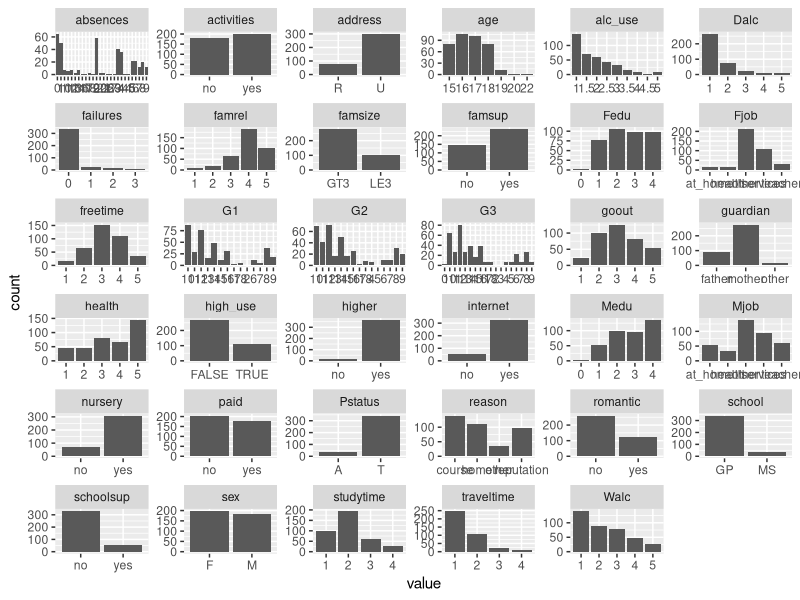
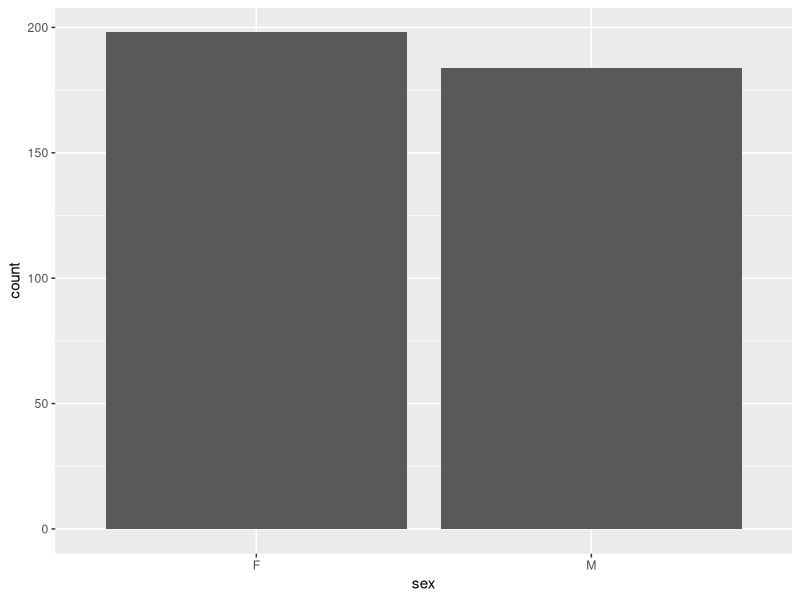
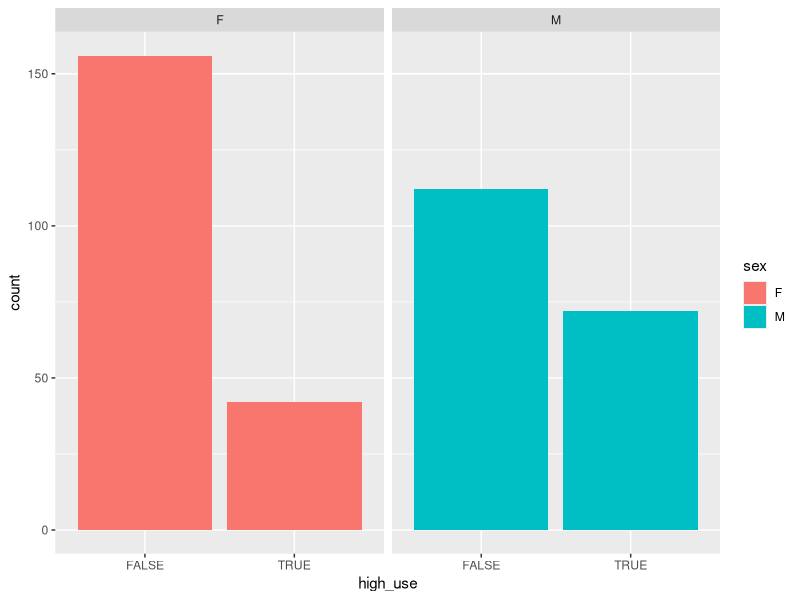
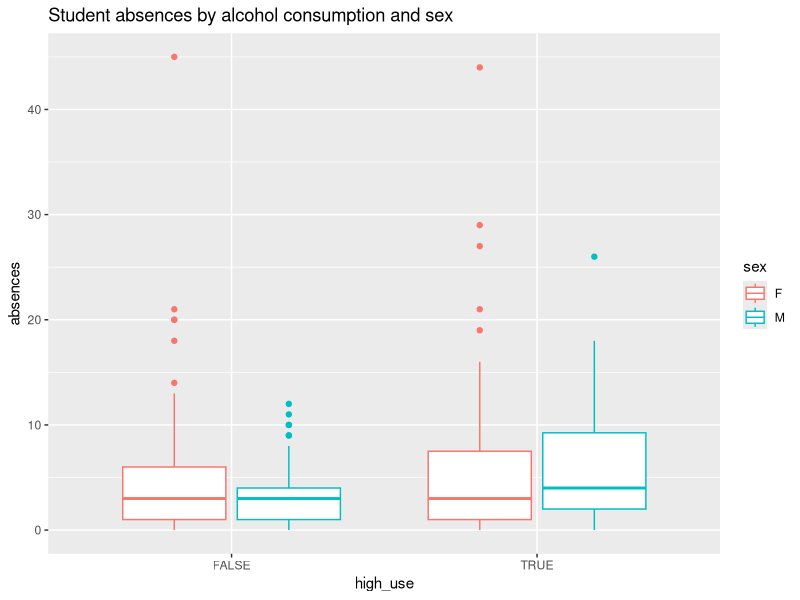
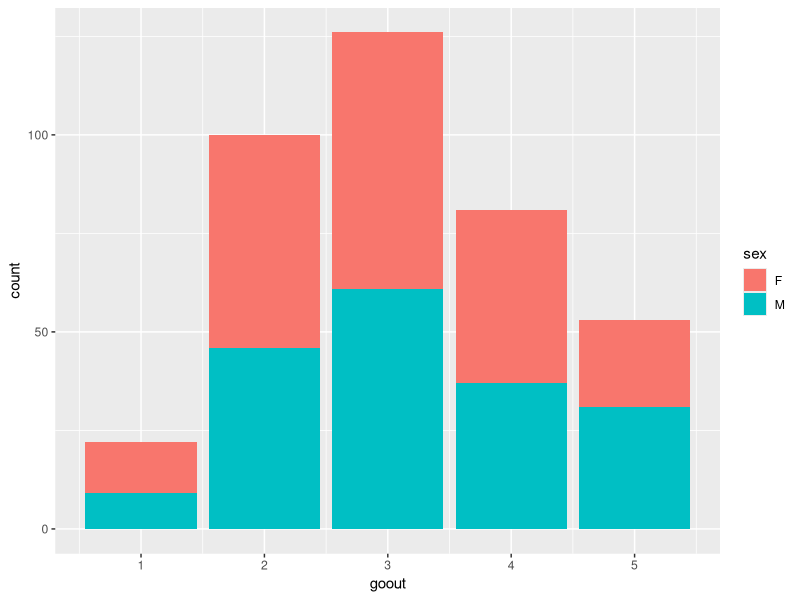
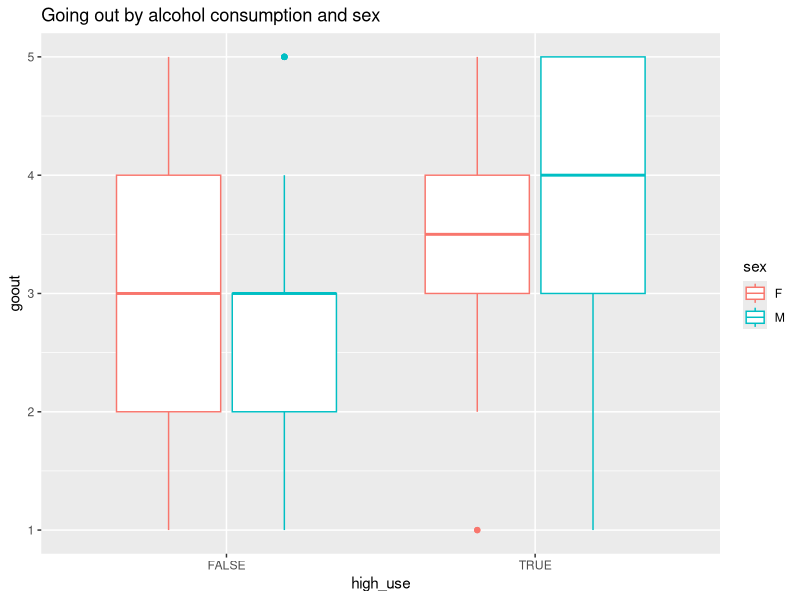
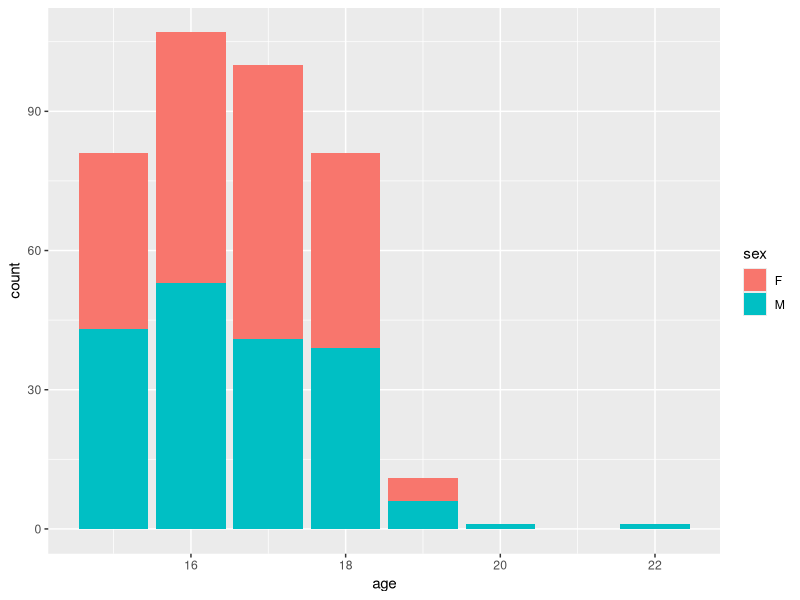
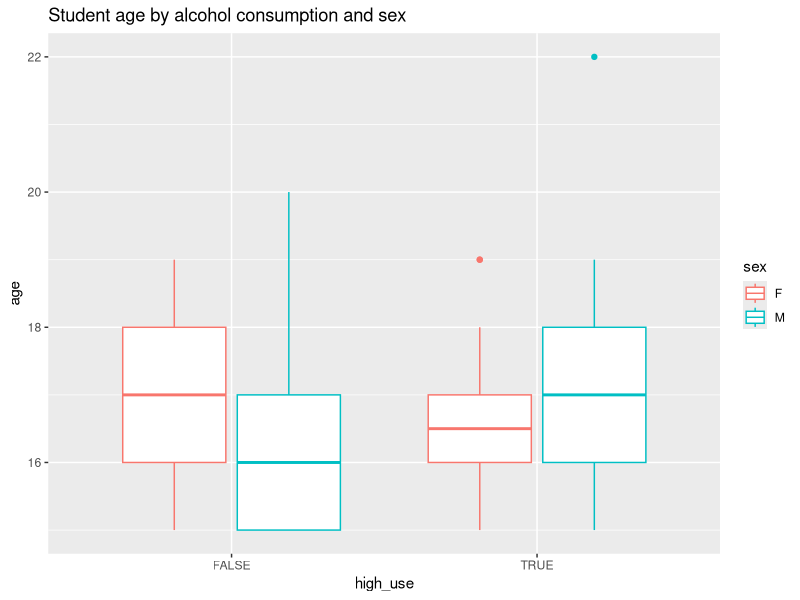

Write R code to recreate these figures, in order.
## ---- chunk 1
# Get access to useful libraries
library(dplyr);library(ggplot2);library(tidyr)

#Read in table from local folder
alc<-read.table(file = "data/alc.txt", sep="\t", header=TRUE)

#Explore the data using glimpse

glimpse(alc)


# Draw a bar plot of each variable
gather(alc) %>% ggplot(aes(value)) + facet_wrap("key", scales = "free") + geom_bar()

## ---- chunk 2
#Explore the distributions of females and males in the data
g0<-ggplot(data = alc, aes(x=sex))

g0 + geom_bar()

#Explore how high use is dependent on sex using barplots
g1<-ggplot(data = alc, aes(x = high_use, fill = sex))

g1 + geom_bar()+facet_wrap("sex")
## ---- chunk 3
#Draw boxplots with high and low alcohol uses relation with absences
g3 <- ggplot(alc, aes(x=high_use, y=absences, col = sex))
g3 + geom_boxplot() +  ylab("absences") + ggtitle("Student absences by alcohol consumption and sex")

## ---- chunk 4
#Explore the distibution of kids going out
g4 <- ggplot(alc, aes(x=goout, fill=sex))
g4 + geom_bar()

#Explore the relationship with high alcohol use
g5 <- ggplot(alc, aes(x=high_use, y=goout, col = sex))
g5 + geom_boxplot()  + ggtitle("Going out by alcohol consumption and sex")
## ---- chunk 5

# Explore the distribution of age
g6<-ggplot(alc, aes(x=age, fill =sex))
g6+geom_bar()

# Explore the relationship of age  with alcohol use

g7 <- ggplot(alc, aes(y=age, x=high_use, col = sex))
g7 + geom_boxplot() + ylab("age") + ggtitle("Student age by alcohol consumption and sex")
## ---- chunk 6
# Use generalized linear models to predict high use based on selected variables

m<-glm(high_use~age+sex+absences+goout, data=alc, family = "binomial")

#Print out summary and coefficients
summary(m)

#From the summary we can see that sex, absences and going out are significantly correlated with high alcohol use

coef(m)

#From the coefficients we can calculate the odds ratio by taking the exponent function of the estimate


# compute odds ratios (OR)
OR <- coef(m) %>% exp

# compute confidence intervals (CI)
CI<- confint(m) %>% exp

# Join the two together

cbind(OR, CI)


## ---- chunk 7

# Fit the model without age
m<-glm(high_use~sex+absences+goout, data=alc, family = "binomial")


# Predict the probability of high alcohol use
probabilities <- predict(m, type = "response")

# Add the predicted probabilities to the alc table
alc <- mutate(alc, probability = probabilities)

# Use the probabilities to make a prediction of high alcohol use as probabilitites instead of odds
alc <- mutate(alc, prediction = probabilities>0.5)

# See the last ten original classes, predicted probabilities, and class predictions
select(alc, failures, absences, sex, high_use, probability, prediction) %>% tail(10)

# From here you can see than when prob is >0.5 the prediction is "TRUE"

# Cross tabulate the target variable versus the predictions
table(high_use = alc$high_use, prediction = alc$prediction)

# From here we can see that out of 65/318 predictions are wrong for predicted low alcohol use and 15/64 are wrong for the prediction of high alcohol use.

# Define a loss function to get the mean prediction error
loss_func <- function(class, prob) {
  n_wrong <- abs(class - prob) > 0.5
  mean(n_wrong)
}

# Call loss_func to compute the average number of wrong predictions in the (training) data
loss_func(class = alc$high_use, prob = alc$probability)


# Do K-fold cross-validation using the loss_func defined previously
library(boot)
cv <- cv.glm(data = alc, cost = loss_func, glmfit = m, K = 10)

# Average number of wrong predictions in the cross validation
cv$delta[1]

